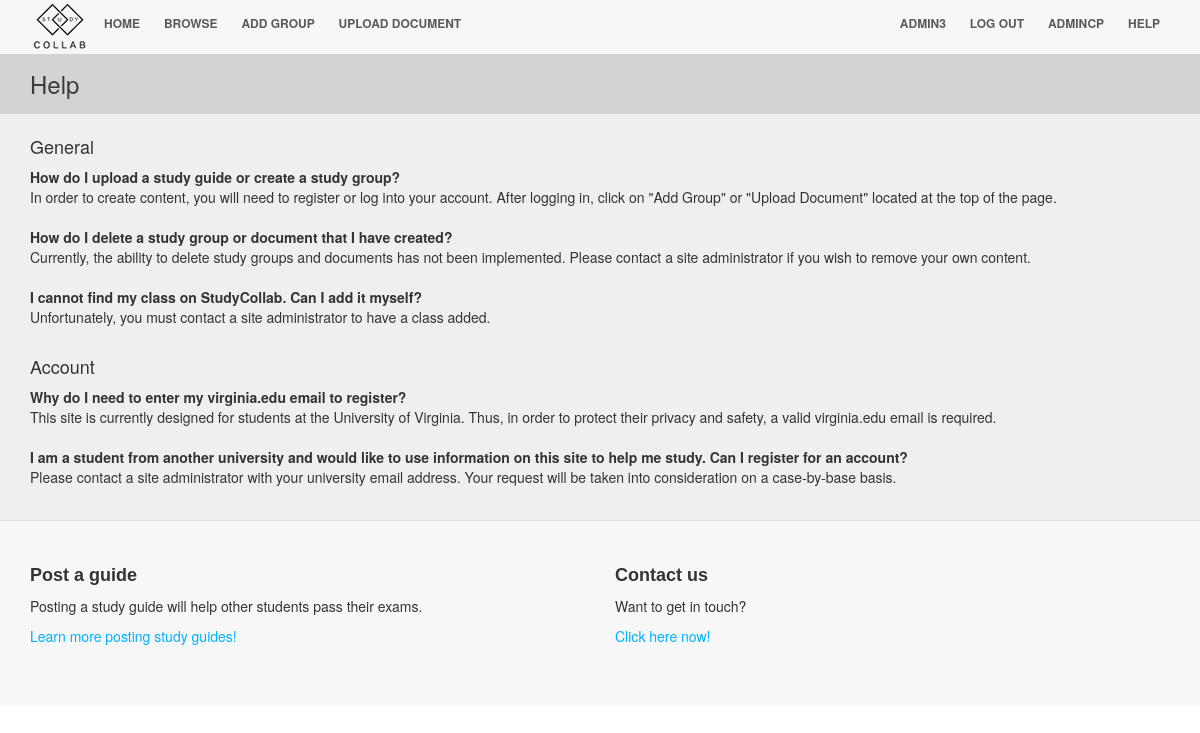
Screenshot of /help/ (signed in) with the database file from the repository.
### studycollab/models.py (models this page shows)
class help_category(models.Model):
	name = models.CharField(max_length=50)
	description = models.TextField(blank=True)
	priority = models.IntegerField(default=1)
	def __str__(self):
		return self.name

class help_question(models.Model):
	category = models.ForeignKey(help_category)
	question = models.TextField()
	answer = models.TextField()
	priority = models.IntegerField(default=1)
	def __str__(self):
		return self.question

### studycollab/views.py (the view)
# urls.py: url(r'^help/$', views.displayHelp, name = 'help'),
def displayHelp(request):
	helpcategories = help_category.objects.all().order_by('priority')
	helpquestions = help_question.objects.all().order_by('priority')
	return render(request, 'help.html', {'category': helpcategories, 'question': helpquestions})

### studycollab/templates/help.html (shortened to what this page needs)
{% extends 'template.html' %}
{% block body_block %}
<div class="header"><div class="container">Help</div></div>
<div class="body-default">
	<div class="container">
	{% for c in category %}
		<h4>{{ c }}</h4>
		{% for q in question %}
		{% if q.category == c  %}
			<div class="question">{{ q }}</div>
			<div class="answer">{{ q.answer }}</div>
			<br />
		{% endif %}
		{% endfor %}
	{% endfor %}
	</div>
</div>
{% endblock %}

### studycollab/templates/template.html (shortened to what this page needs)
<!DOCTYPE html>
<html>
<head>
{% load staticfiles %}
<link href="{% static 'studycollab/shift.css' %}" rel="stylesheet">
<link rel="stylesheet" href="{% static 'studycollab/bootstrap.css' %}">
<link rel="stylesheet" type="text/css" href="{% static 'studycollab/main.css' %}"/>
</head>
<body>
<div class="nav">
	<div class="container">
		<a href="/" title="UVAStudyCollab" id="logo">UVAStudyCollab</a>
		<ul class="pull-left">
			<li><a href="/">Home</a></li>
			<li><a href="/browse/">Browse</a></li>
			{% if user.is_authenticated %}
			<li><a href="/addGroup/">Add Group</a></li>
			<li><a href="/addDocument/">Upload Document</a></li>
			{% endif %}
		</ul>
		<ul class="pull-right">
			 {% if user.is_authenticated %}
			<li><a href="#">{{ user.username }}</a></li>
			<li><a href="/logout/">Log Out</a></li>
			 {% else %}
			<li><a href="/register/">Sign Up</a></li>
			<li><a href="/login/">Log In</a></li>
			 {% endif %}
			 {% if user.is_staff %}
			<li><a href="/admin/">AdminCP</a></li>
			 {% endif %}
			<li><a href="/help/">Help</a></li>
		</ul>
	</div>
</div>
{% block body_block %}{% endblock %}
<div class="learn-more">
	<div class="container">
		<div class="row">
			<div class="col-md-6">
				<h3>Post a guide</h3>
				<p>
					Posting a study guide will help other students pass their exams.
				</p>
				<p>
					<a href="/help/">Learn more posting study guides!</a>
				</p>
			</div>
			<div class="col-md-6">
				<h3>Contact us</h3>
				<p>
					Want to get in touch?
				</p>
				<p>
				<a href="mailto:uva@studycollab.com">Click here now!</a>
				</p>
			</div>
		</div>
	</div>
</div>
</body>
</html>

### studycollab/static/studycollab/main.css (style rules this page uses)
html { overflow-y: scroll; }
.nav a { color: #5a5a5a; font-size: 12px; font-weight: bold; padding: 14px 10px; text-transform: uppercase; text-decoration:none; }
.nav li { display: inline; }
.nav { background-color: #f7f7f7; }
.nav #logo { background-image:url('images/logo_small.png'); background-repeat: no-repeat; overflow:hidden; display:block; height:45px; width:64px; float: left !important; text-indent: 200%; }
.header { background-color: #D3D3D3; color: #393c3d; font-size: 24px; padding:13px 0 13px 0; }
.learn-more { background-color: #f7f7f7; }
.learn-more h3 { font-family: 'Shift', sans-serif; font-size: 18px; font-weight: bold; }
.learn-more a { color: #00b0ff; }
.body-default { background-color: #efefef; padding-bottom:13px; padding-top:13px; border-bottom:1px solid #dbdbdb; }
.question { font-weight: bold; }

### rows the page displays
help_category: name "General"
help_question: question "How do I upload a study guide or create a study group?", answer "In order to create content, you will need to register or log into your account. After logging in, click on \"Add Group\" or \"Upload Document\" located at the top of the page."
help_question: question "How do I delete a study group or document that I have created?", answer "Currently, the ability to delete study groups and documents has not been implemented. Please contact a site administrator if you wish to remove your own content."
help_question: question "I cannot find my class on StudyCollab. Can I add it myself?", answer "Unfortunately, you must contact a site administrator to have a class added."
help_category: name "Account"
help_question: question "Why do I need to enter my virginia.edu email to register?", answer "This site is currently designed for students at the University of Virginia. Thus, in order to protect their privacy and safety, a valid virginia.edu email is required."
help_question: question "I am a student from another university and would like to use information on this site to help me study. Can I register for an account?", answer "Please contact a site administrator with your university email address. Your request will be taken into consideration on a case-by-base basis."

### other values shown
{{ user.username }} "ADMIN3"
